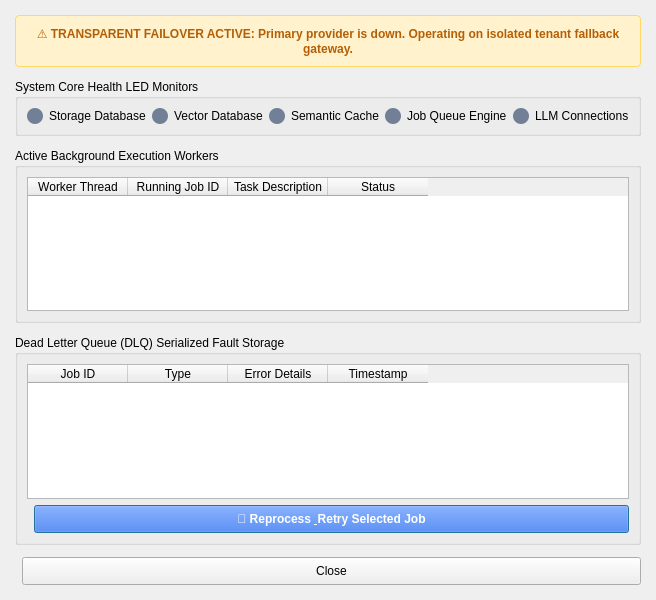
<?xml version="1.0" encoding="UTF-8"?>
<ui version="4.0">
 <class>SystemHealthDialog</class>
 <widget class="QDialog" name="SystemHealthDialog">
  <property name="geometry">
   <rect>
    <x>0</x>
    <y>0</y>
    <width>650</width>
    <height>600</height>
   </rect>
  </property>
  <property name="windowTitle">
   <string>📊 System Health &amp; Telemetry Monitor</string>
  </property>
  <layout class="QVBoxLayout" name="verticalLayout_main">
   <property name="spacing">
    <number>12</number>
   </property>
   <property name="leftMargin">
    <number>15</number>
   </property>
   <property name="topMargin">
    <number>15</number>
   </property>
   <property name="rightMargin">
    <number>15</number>
   </property>
   <property name="bottomMargin">
    <number>15</number>
   </property>
   <item>
    <widget class="QLabel" name="lbl_failover_banner">
     <property name="text">
      <string>⚠️ TRANSPARENT FAILOVER ACTIVE: Primary provider is down. Operating on isolated tenant fallback gateway.</string>
     </property>
     <property name="styleSheet">
      <string>background-color: #fff2cc; border: 1px solid #ffd966; color: #b45f06; padding: 10px; border-radius: 4px; font-weight: bold;</string>
     </property>
     <property name="alignment">
      <enum>Qt::AlignmentFlag::AlignCenter</enum>
     </property>
     <property name="wordWrap">
      <bool>true</bool>
     </property>
    </widget>
   </item>
   <item>
    <widget class="QGroupBox" name="grp_health">
     <property name="title">
      <string>System Core Health LED Monitors</string>
     </property>
     <layout class="QHBoxLayout" name="health_leds_layout">
      <item>
       <layout class="QHBoxLayout" name="led_storage_layout">
        <item>
         <widget class="QLabel" name="lbl_led_storage">
          <property name="styleSheet">
           <string>background-color: #718096; border-radius: 8px; min-width: 16px; min-height: 16px; max-width: 16px; max-height: 16px;</string>
          </property>
          <property name="text">
           <string/>
          </property>
         </widget>
        </item>
        <item>
         <widget class="QLabel" name="lbl_txt_storage">
          <property name="text">
           <string>Storage Database</string>
          </property>
         </widget>
        </item>
       </layout>
      </item>
      <item>
       <layout class="QHBoxLayout" name="led_vector_layout">
        <item>
         <widget class="QLabel" name="lbl_led_vector">
          <property name="styleSheet">
           <string>background-color: #718096; border-radius: 8px; min-width: 16px; min-height: 16px; max-width: 16px; max-height: 16px;</string>
          </property>
          <property name="text">
           <string/>
          </property>
         </widget>
        </item>
        <item>
         <widget class="QLabel" name="lbl_txt_vector">
          <property name="text">
           <string>Vector Database</string>
          </property>
         </widget>
        </item>
       </layout>
      </item>
      <item>
       <layout class="QHBoxLayout" name="led_cache_layout">
        <item>
         <widget class="QLabel" name="lbl_led_cache">
          <property name="styleSheet">
           <string>background-color: #718096; border-radius: 8px; min-width: 16px; min-height: 16px; max-width: 16px; max-height: 16px;</string>
          </property>
          <property name="text">
           <string/>
          </property>
         </widget>
        </item>
        <item>
         <widget class="QLabel" name="lbl_txt_cache">
          <property name="text">
           <string>Semantic Cache</string>
          </property>
         </widget>
        </item>
       </layout>
      </item>
      <item>
       <layout class="QHBoxLayout" name="led_queue_layout">
        <item>
         <widget class="QLabel" name="lbl_led_queue">
          <property name="styleSheet">
           <string>background-color: #718096; border-radius: 8px; min-width: 16px; min-height: 16px; max-width: 16px; max-height: 16px;</string>
          </property>
          <property name="text">
           <string/>
          </property>
         </widget>
        </item>
        <item>
         <widget class="QLabel" name="lbl_txt_queue">
          <property name="text">
           <string>Job Queue Engine</string>
          </property>
         </widget>
        </item>
       </layout>
      </item>
      <item>
       <layout class="QHBoxLayout" name="led_llm_layout">
        <item>
         <widget class="QLabel" name="lbl_led_llm">
          <property name="styleSheet">
           <string>background-color: #718096; border-radius: 8px; min-width: 16px; min-height: 16px; max-width: 16px; max-height: 16px;</string>
          </property>
          <property name="text">
           <string/>
          </property>
         </widget>
        </item>
        <item>
         <widget class="QLabel" name="lbl_txt_llm">
          <property name="text">
           <string>LLM Connections</string>
          </property>
         </widget>
        </item>
       </layout>
      </item>
     </layout>
    </widget>
   </item>
   <item>
    <widget class="QGroupBox" name="grp_active">
     <property name="title">
      <string>Active Background Execution Workers</string>
     </property>
     <layout class="QVBoxLayout" name="active_layout">
      <item>
       <widget class="QTableWidget" name="table_active_threads">
        <property name="editTriggers">
         <set>QAbstractItemView::EditTrigger::NoEditTriggers</set>
        </property>
        <property name="selectionBehavior">
         <enum>QAbstractItemView::SelectionBehavior::SelectRows</enum>
        </property>
        <column>
         <property name="text">
          <string>Worker Thread</string>
         </property>
        </column>
        <column>
         <property name="text">
          <string>Running Job ID</string>
         </property>
        </column>
        <column>
         <property name="text">
          <string>Task Description</string>
         </property>
        </column>
        <column>
         <property name="text">
          <string>Status</string>
         </property>
        </column>
       </widget>
      </item>
     </layout>
    </widget>
   </item>
   <item>
    <widget class="QGroupBox" name="grp_dlq">
     <property name="title">
      <string>Dead Letter Queue (DLQ) Serialized Fault Storage</string>
     </property>
     <layout class="QVBoxLayout" name="dlq_layout">
      <item>
       <widget class="QTableWidget" name="table_dlq_tasks">
        <property name="editTriggers">
         <set>QAbstractItemView::EditTrigger::NoEditTriggers</set>
        </property>
        <property name="selectionBehavior">
         <enum>QAbstractItemView::SelectionBehavior::SelectRows</enum>
        </property>
        <column>
         <property name="text">
          <string>Job ID</string>
         </property>
        </column>
        <column>
         <property name="text">
          <string>Type</string>
         </property>
        </column>
        <column>
         <property name="text">
          <string>Error Details</string>
         </property>
        </column>
        <column>
         <property name="text">
          <string>Timestamp</string>
         </property>
        </column>
       </widget>
      </item>
      <item>
       <layout class="QHBoxLayout" name="dlq_actions_layout">
        <item>
         <spacer name="dlq_spacer">
          <property name="orientation">
           <enum>Qt::Orientation::Horizontal</enum>
          </property>
         </spacer>
        </item>
        <item>
         <widget class="QPushButton" name="btn_retry_task">
          <property name="text">
           <string>🔄 Reprocess &amp; Retry Selected Job</string>
          </property>
          <property name="styleSheet">
           <string>background-color: #2563eb; color: white; font-weight: bold; padding: 6px 15px;</string>
          </property>
         </widget>
        </item>
       </layout>
      </item>
     </layout>
    </widget>
   </item>
   <item>
    <layout class="QHBoxLayout" name="dialog_actions_layout">
     <item>
      <spacer name="actions_spacer">
       <property name="orientation">
        <enum>Qt::Orientation::Horizontal</enum>
       </property>
      </spacer>
     </item>
     <item>
      <widget class="QPushButton" name="btn_close">
       <property name="text">
        <string>Close</string>
       </property>
       <property name="styleSheet">
        <string>padding: 6px 20px;</string>
       </property>
      </widget>
     </item>
    </layout>
   </item>
  </layout>
 </widget>
 <resources/>
 <connections/>
</ui>
